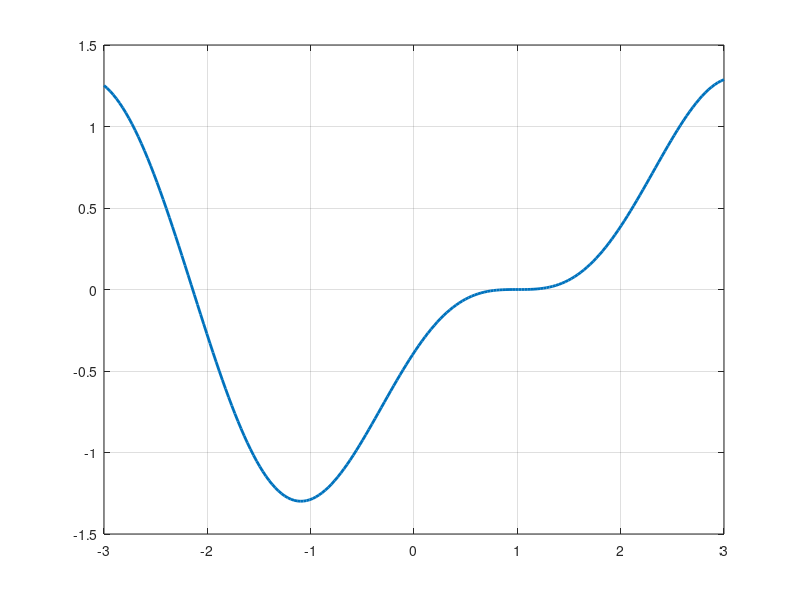

Reproduce this figure in MATLAB. (Note: this script raises an error after producing the figure.)
%% Radici Multiple

clear all;
close all;

%% Definizione funzione e intervallo

a=-3; b=3; tol=1.e-8; nmax=100;
f=@(x)sin(x-1)-0.5*sin(2*(x-1));
df=@(x)cos(x-1)-cos(2*(x-1));

%% Disegno della funzione

figure(1); clf
x=linspace(a,b,200);

y=f(x);
plot(x,y,'Linewidth',2)
grid on

%% Calcolo radici con metodo di Newton

fprintf('Newton \n')

x0=0.1; 
% x0=-1.5;
 
[zero,res,iter]=newton(f,df,x0,tol,nmax)

hold on
plot(zero,res,'go')

pause

%% Calcolo radici con metodo di Secanti

fprintf('Secanti\n')

x0=0.1; x1=0.4;
% x0=-1.5; x1=-1.6;

[zero,res,iter]=secanti(f,x0,x1,tol,nmax)

hold on
plot(zero,res,'bs')